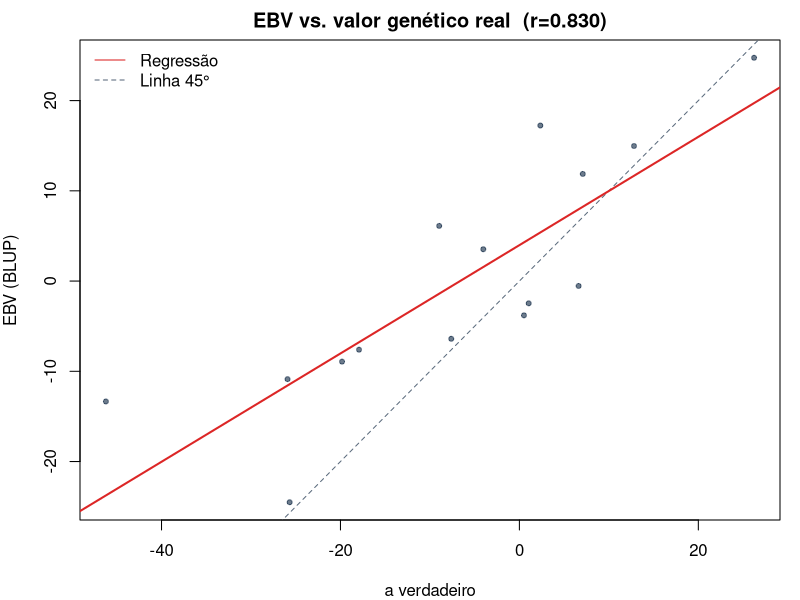

The R source for this figure:
## ---- chunk 1
#| label: pedigree-a-matrix
set.seed(108)

# Pedigree simplificado: 5 fundadores + 15 animais avaliados
n_fnd <- 5; n_obs <- 15; n_tot <- n_fnd + n_obs

sires <- c(rep(0,n_fnd), sample(1:n_fnd, n_obs, TRUE))
dams  <- c(rep(0,n_fnd), sample(1:n_fnd, n_obs, TRUE))

# Constrói A pelo método tabular (simplificado, sem endogamia)
A <- diag(n_tot)
for (i in (n_fnd+1):n_tot) {
  s <- sires[i]; d <- dams[i]
  if (s>0 && d>0) { A[s,i] <- A[i,s] <- 0.25; A[d,i] <- A[i,d] <- 0.25 }
}
Ainv <- solve(A + 1e-4*diag(n_tot))   # pequena regularização
cat("Dimensão de A:", nrow(A), "×", ncol(A), "\n")
cat("Diagonal de A (primeiros 10):", round(diag(A)[1:10], 3), "\n")
## ---- chunk 2
#| label: simula-fenotipos
# Simula fenótipos (apenas animais não-fundadores observados)
va <- 400; ve <- 600; h2 <- va/(va+ve); lambda <- ve/va

a_true <- rnorm(n_tot, 0, sqrt(va))
obs_id <- (n_fnd+1):n_tot
y      <- 300 + a_true[obs_id] + rnorm(n_obs, 0, sqrt(ve))

cat(sprintf("\nh²=%.3f  λ=%.3f  n observados=%d\n", h2, lambda, n_obs))
## ---- chunk 3
#| label: resolve-mme
# Monta e resolve as MME de Henderson
# Modelo: y = 1μ + Za + e (apenas intercepto como efeito fixo)
X   <- matrix(1, n_obs, 1)
Z   <- matrix(0, n_obs, n_tot)
for (i in seq_along(obs_id)) Z[i, obs_id[i]] <- 1

LHS <- rbind(cbind(t(X)%*%X,          t(X)%*%Z),
             cbind(t(Z)%*%X, t(Z)%*%Z + Ainv*lambda))
RHS <- c(t(X)%*%y, t(Z)%*%y)

sol   <- solve(LHS + 1e-8*diag(nrow(LHS)), RHS)
mu_hat <- sol[1]
a_hat  <- sol[-1]

cat(sprintf("=== Resultados MME ===\n"))
cat(sprintf("μ estimado:     %.2f  (verdadeiro: 300)\n", mu_hat))
cat(sprintf("Cor(EBV, a_verd): %.4f\n", cor(a_hat[obs_id], a_true[obs_id])))
## ---- chunk 4
#| label: ranking-ebv
ebv_df <- data.frame(
  animal       = obs_id,
  sire         = sires[obs_id],
  EBV          = round(a_hat[obs_id], 2),
  a_verdadeiro = round(a_true[obs_id], 2),
  fenotipo     = round(y, 2)
)[order(-a_hat[obs_id]),]

cat("\n=== Top 8 animais por EBV ===\n")
print(head(ebv_df, 8), row.names=FALSE)
## ---- chunk 5
#| fig-height: 4
#| label: plot-ebv
par(mar=c(4,4,2,1))
plot(a_true[obs_id], a_hat[obs_id], pch=20, col=adjustcolor("#0d2642",0.6),
     xlab="a verdadeiro", ylab="EBV (BLUP)",
     main=sprintf("EBV vs. valor genético real  (r=%.3f)", cor(a_hat[obs_id],a_true[obs_id])))
abline(0,1, lty=2, col="#5b6b7d"); abline(lm(a_hat[obs_id]~a_true[obs_id]), col="#dc2626", lwd=2)
legend("topleft", c("Regressão","Linha 45°"), lty=1:2, col=c("#dc2626","#5b6b7d"), bty="n")
